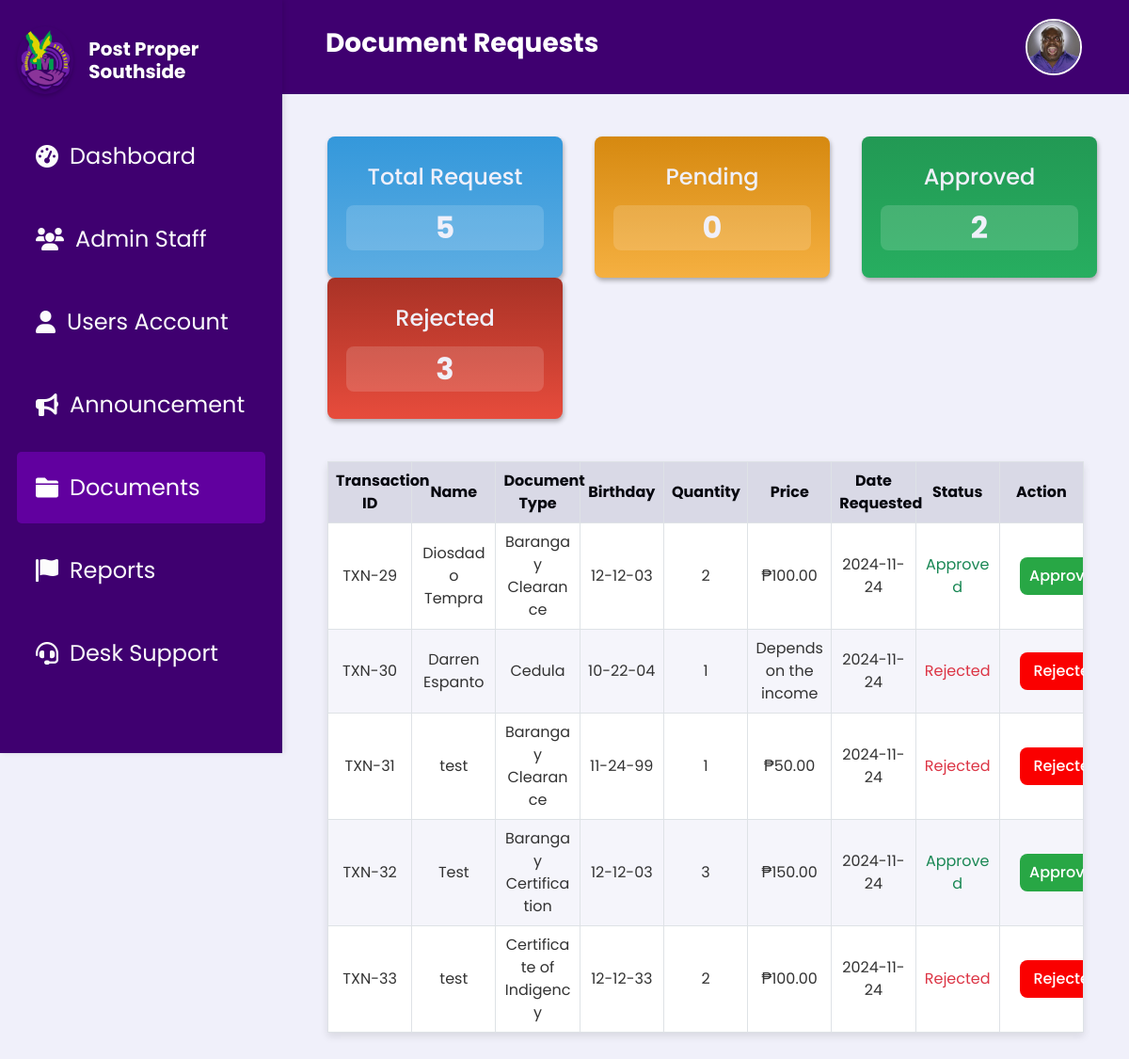
/documents.php (signed in), run on an earlier commit of the app's database.
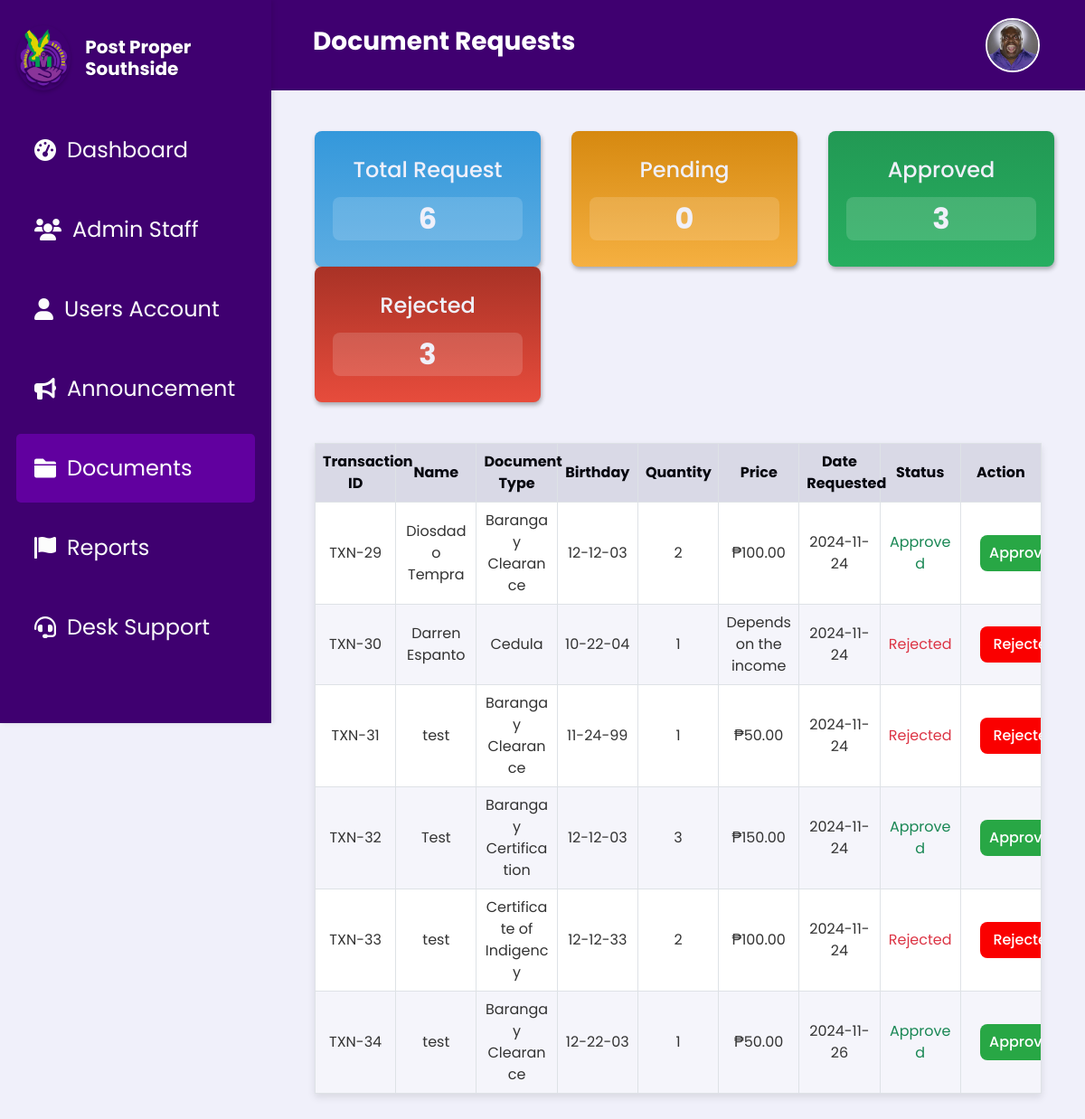
And on a later commit of the database.
### tables this page shows
CREATE TABLE `document_requests` (
  `Id` int(11) NOT NULL,
  `userId` int(11) DEFAULT NULL,
  `DocumentType` varchar(100) NOT NULL DEFAULT 'Barangay Clearance',
  `Name` varchar(255) NOT NULL,
  `Address` varchar(255) DEFAULT NULL,
  `TIN_No` varchar(50) DEFAULT NULL,
  `CTC_No` varchar(50) DEFAULT NULL,
  `Alias` varchar(100) DEFAULT NULL,
  `Age` int(11) DEFAULT NULL,
  `birthday` varchar(10) DEFAULT NULL,
  `LengthOfStay` int(11) DEFAULT NULL,
  `Citizenship` varchar(100) DEFAULT NULL,
  `Gender` varchar(10) DEFAULT NULL,
  `CivilStatus` varchar(50) DEFAULT NULL,
  `Purpose` text DEFAULT NULL,
  `Status` varchar(50) DEFAULT NULL,
  `Quantity` int(11) DEFAULT NULL,
  `DateRequested` varchar(255) DEFAULT NULL,
  `valid_id` longtext NOT NULL,
  `request_picture` longtext NOT NULL,
  `rejection_reason` varchar(255) NOT NULL
);

### documents.php (the view, shortened to what the changed rows need)
<?php
include 'db.php';
function calculatePrice($documentType, $quantity) {
    switch($documentType) {
        case 'Barangay Clearance':
        case 'Barangay Certification':
        case 'Certificate of Indigency':
            return "₱" . number_format(50.00 * $quantity, 2);
        case 'Cedula':
            return 'Depends on the income';
    }
}
$query = "SELECT Id, Name, DocumentType, Quantity, birthday, DateRequested, Status FROM document_requests";
$stmt = $conn->prepare($query);
$stmt->execute();
$documentRequests = $stmt->fetchAll(PDO::FETCH_ASSOC);
$totalRequestQuery = "SELECT COUNT(*) AS total FROM document_requests";
$approvedCountQuery = "SELECT COUNT(*) AS approved FROM document_requests WHERE LOWER(Status) = 'approved'";
$totalRequest = $conn->query($totalRequestQuery)->fetch(PDO::FETCH_ASSOC)['total'];
$approvedCount = $conn->query($approvedCountQuery)->fetch(PDO::FETCH_ASSOC)['approved'];
?>
<!DOCTYPE html>
<html lang="en">
<head>
    <link rel="stylesheet" href="https://cdn.jsdelivr.net/npm/bootstrap@5.0.2/dist/css/bootstrap.min.css">
    <link rel="stylesheet" href="css/Documents.css">
</head>
<body>
<?php
    include 'header.php';
    include 'sidebar.php';
?>
<div class="main-content px-4">
    <div class="statistic-container row text-center ">
        <div class="col">
            <div class="card card-request">
                <h2 class="card-title">Total Request</h2>
                <div class="card-text" >
                    <?php echo $totalRequest; ?>
                </div>
            </div>
        </div>
        <div class="col">
            <div class="card card-pending">
                <h2 class="card-title">Pending</h2>
            </div>
        </div>
        <div class="col">
            <div class="card card-approved">
                <h2 class="card-title">Approved</h2>
                <div class="card-text" >
                    <?php echo $approvedCount; ?>
                </div>
            </div>
        </div>
        <div class="col">
            <div class="card card-rejected">
                <h2 class="card-title">Rejected</h2>
            </div>
        </div>
    </div>
    <div class="table-responsive">
    <table class="table table-bordered mb-0">
        <thead>
            <tr>
                <th data-sort="number">Transaction ID</th>
                <th data-sort="string">Name</th>
                <th data-sort="string">Document Type</th>
                <th data-sort="string">Birthday</th>
                <th data-sort="number">Quantity</th>
                <th data-sort="string">Price</th>
                <th data-sort="date">Date Requested</th>
                <th data-sort="status">Status</th>
                <th>Action</th>
            </tr>
        </thead>
        <tbody>
            <?php
            if (!empty($documentRequests)) {
                foreach ($documentRequests as $row) {
                    echo "<tr>";
                    echo "<td>TXN-" . htmlspecialchars($row['Id']) . "</td>";
                    echo "<td>" . htmlspecialchars($row['Name']) . "</td>";
                    echo "<td>" . htmlspecialchars($row['DocumentType']) . "</td>";
                    echo "<td>" . htmlspecialchars($row['birthday']) . "</td>";
                    echo "<td>" . htmlspecialchars($row['Quantity']) . "</td>";
                    echo "<td>" . calculatePrice($row['DocumentType'], $row['Quantity']) . "</td>";
                    echo "<td>" . htmlspecialchars($row['DateRequested']) . "</td>";
                    $statusClass = '';
                    switch(strtolower($row['Status'])) {
                        case 'approved':
                            $statusClass = 'text-success';
                            break;
                        case 'rejected':
                            $statusClass = 'text-danger';
                            break;
                    }
                    echo "<td class='{$statusClass}'>" . ucfirst(htmlspecialchars(strtolower($row['Status']))) . "</td>";
                    if (strtolower($row['Status']) === 'rejected') {
                        echo '<td><button class="action-button button-rejected" disabled>Rejected</button></td>';
                    } elseif (strtolower($row['Status']) === 'approved') {
                        echo '<td><button class="action-button button-approved" disabled>Approved</button></td>';
                    } else {
                        echo '<td><a href="document_verify.php?id=' . htmlspecialchars($row['Id']) . '" class="action-button">View</a></td>';
                    }
                    echo "</tr>";
                }
            } else {
                echo "<tr><td colspan='9'>No document requests found.</td></tr>";
            }
            ?>
        </tbody>
    </table>
</div>
</div>
</body>
</html>

What changed in the data, as far as the page shows it:
added document_requests: Id "34", Name "test", DocumentType "Barangay Clearance", birthday "12-22-03", Quantity "1", calculatePrice($row['DocumentType'], $row['Quantity']) "₱50.00", DateRequested "2024-11-26", Status "Approved"
Also different on the page:
$totalRequest: "5" → "6"
$approvedCount: "2" → "3"
